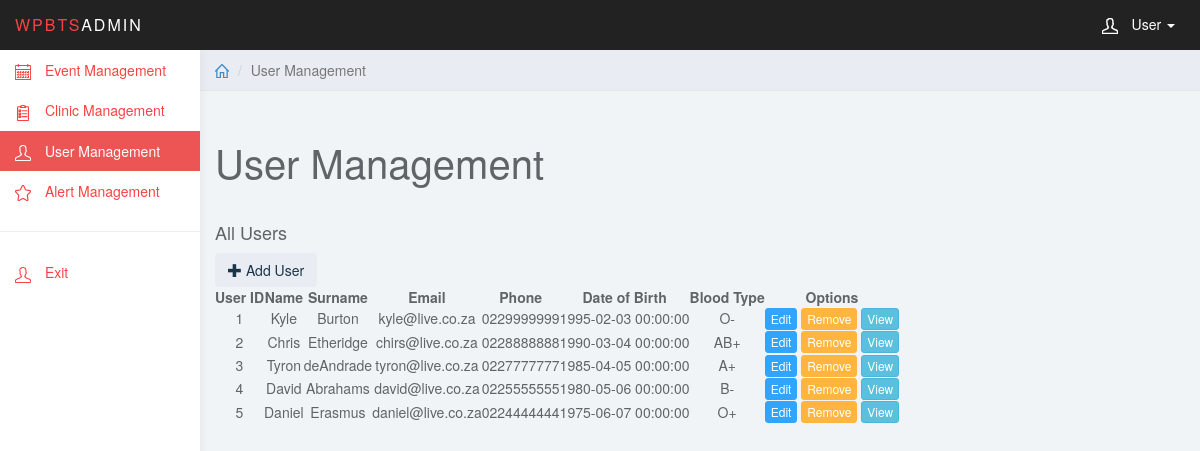
Screenshot of /users.php (signed in) with the database file from the repository.
### tables this page shows
create table TBL_USER(
	USER_ID int primary key,
	FIRST_NAME varchar(20),
	LAST_NAME varchar(30),
	NATIONAL_ID char(13),
	EMAIL varchar(50),
	PHONE varchar(10),
	BLOOD_TYPE varchar(3),
	ADDRESS_ID int,
	DATE_OF_BIRTH datetime,
	TITLE varchar(4),
	GENDER char(1),
	LANGUAGE_PREF varchar(20),
	PASSPORT_NUM varchar(20),
	PWD varchar(255),
	DEVICE_TOKEN varchar(255),
	
	foreign key (ADDRESS_ID) references TBL_ADDRESS(ADDRESS_ID)
)DEFAULT CHARSET=utf8 COLLATE=utf8_unicode_ci;

### web/users_functions.php (called while the page is built, shortened)
<?php
include_once("php/DBConn_Dave.php");
function getAllUsers()
{
    global $dbConn;
    $sql = "SELECT * FROM TBL_USER";
    $stmt = $dbConn->prepare($sql);
    if ($stmt->execute()) {
        $res = $stmt->fetchAll();
        return array(true, $res);
    } else {
        $res = array(false, "Error: " . print_r($stmt->errorInfo()));
    }
}
?>

### web/users.php (the view, shortened to what this page needs)
<?php
$_PARENT['users'] = time();
require_once("header.php");
require_once('php/DBConn_Dave.php');
include_once("users_functions.php");
?>
<div class="col-sm-9 col-sm-offset-3 col-lg-10 col-lg-offset-2 main">
    <div class="row">
        <ol class="breadcrumb">
            <li><a href="index.php">
                    <svg class="glyph stroked home">
                        <use xlink:href="#stroked-home"></use>
                    </svg>
                </a></li>
            <li class="active">User Management</li>
        </ol>
    </div>
    <br/>
    <div class="row">
        <div class="col-lg-12">
            <h1 class="page-header">User Management</h1>
        </div>
    </div>
    <div class="row">
        <div class="col-md-12">
            <h4>All Users</h4>
            <a href="users_createuser.php" class="btn btn-default btn-md">
                <span class="glyphicon glyphicon-plus" aria-hidden="true"></span> Add User
            </a>
        </div>
    </div>
    <div class="row">
        <div class="col-md-12">
            <?php
            $userData = getAllUsers();
                ?>
            <table data-toggle="table" data-search="true" data-pagination="true">
                <thead>
                <tr>
                    <th class="text-center">User ID</th>
                    <th class="text-center" data-sortable="true">Name</th>
                    <th class="text-center" data-sortable="true">Surname</th>
                    <th class="text-center">Email</th>
                    <th class="text-center">Phone</th>
                    <th class="text-center" data-sortable="true">Date of Birth</th>
                    <th class="text-center">Blood Type</th>
                    <th class="text-center">Options</th>
                </tr>
                </thead>
                <?php
                if ($userData[0] == true) {
                    foreach ($userData[1] as $value) {
                        ?>
                        <tr>
                            <td class="text-center"><?php echo $value['USER_ID'] ?></td>
                            <td class="text-center"><?php echo $value['FIRST_NAME'] ?></td>
                            <td class="text-center"><?php echo $value['LAST_NAME'] ?></td>
                            <td class="text-center"><?php echo $value['EMAIL'] ?></td>
                            <td class="text-center"><?php echo $value['PHONE'] ?></td>
                            <td class="text-center"><?php echo $value['DATE_OF_BIRTH'] ?></td>
                            <td class="text-center"><?php echo $value['BLOOD_TYPE'] ?></td>
                            <td class="text-center">
                                <a href="users_edituser.php?userID=<?php echo $value['USER_ID'] ?>" class="btn btn-xs btn-primary">Edit</a>
                                <a href="#;" data-id="<?php echo $value['USER_ID']; ?>" class="removeclinic btn btn-xs btn-warning"onclick="removeUser(event)">Remove</a>
                                <a href="#;" data-id="<?php echo $value['USER_ID']; ?>" class="viewclinic btn btn-xs btn-info" onclick="viewUser(event)">View</a>
                            </td>
                        </tr>
                        <?php
                    }
                }
                ?>
            </table>
        </div>
    </div>
</div>
</body>
</html>

### web/header.php (shortened to what this page needs)
<!DOCTYPE html>
<html>
<head>
<link href="css/bootstrap.min.css" rel="stylesheet">
<link href="css/datepicker3.css" rel="stylesheet">
<link href="css/styles.css" rel="stylesheet">
<link href="css/custom-table-styles.css" rel="stylesheet">
<link rel="stylesheet" href="//cdnjs.cloudflare.com/ajax/libs/bootstrap-table/1.11.0/bootstrap-table.min.css">
<link rel="stylesheet" href="//code.jquery.com/ui/1.12.1/themes/base/jquery-ui.css">
</head>
<body>
	<nav class="navbar navbar-inverse navbar-fixed-top" role="navigation">
		<div class="container-fluid">
			<div class="navbar-header">
				<a class="navbar-brand" href="index.php"><span>WPBTS</span>Admin</a>
				<ul class="user-menu">
					<li class="dropdown pull-right">
						<a href="#" class="dropdown-toggle" data-toggle="dropdown"><svg class="glyph stroked male-user"><use xlink:href="#stroked-male-user"></use></svg> User <span class="caret"></span></a>
					</li>
				</ul>
			</div>
		</div>
	</nav>
	<div id="sidebar-collapse" class="col-sm-3 col-lg-2 sidebar">
		<ul class="nav menu">
                        <li class="<?php if(isset($_PARENT['events'])){ echo "active"; } ?>"><a href="events.php"><svg class="glyph stroked calendar"><use xlink:href="#stroked-calendar"></use></svg> Event Management</a></li>
			<li class="<?php if(isset($_PARENT['clinics'])){ echo "active"; } ?>"><a href="clinics.php"><svg class="glyph stroked clipboard-with-paper"><use xlink:href="#stroked-clipboard-with-paper"></use></svg> Clinic Management</a></li>
			<li class="<?php if(isset($_PARENT['users'])){ echo "active"; } ?>"><a href="users.php"><svg class="glyph stroked male-user"><use xlink:href="#stroked-male-user"></use></svg> User Management</a></li>
			<li class="<?php if(isset($_PARENT['alerts'])){ echo "active"; } ?>"><a href="alerts.php"><svg class="glyph stroked star"><use xlink:href="#stroked-star"></use></svg> Alert Management</a></li>
			<li role="presentation" class="divider"></li>
                        <li><a href="php/form-handler-logout.php"><svg class="glyph stroked male-user"><use xlink:href="#stroked-male-user"></use></svg> Exit</a></li>
		</ul>
	</div>

### web/css/styles.css (style rules this page uses)
body { background: #f1f4f7; padding-top: 50px; color: #5f6468; }
.nav li a, a:hover, a:focus { color: #FA4242; }
a, a:hover, a:focus { color: #428bca; }
h1, h2, h3, h4, h5, h6 { color: #5f6468; }
h1 { font-weight: 300; font-size: 40px; }
h3, h4 { font-weight: 300; }
.navbar-header .navbar-brand { color: #fff; font-size: 16px; text-transform: uppercase; font-weight: 500; letter-spacing: 2px; }
.navbar-header .navbar-brand span { color: #FA4242; }
.btn-default, .btn-default:hover, .btn-default:focus, .btn-default:active, .btn-default.active, .open > .dropdown-toggle.btn-default, .btn-default.disabled, .btn-default[disabled], fieldset[disabled] .btn-default, .btn-default.disabled:hover, .btn-default[disabled]:hover, fieldset[disabled] .btn-default:hover, .btn-default.disabled:focus, .btn-default[disabled]:focus, fieldset[disabled] .btn-default:focus, .btn-default.disabled:active, .btn-default[disabled]:active, fieldset[disabled] .btn-default:active, .btn-default.disabled.active, .btn-default[disabled].active, fieldset[disabled] .btn-default.active { background-color: #e9ecf2; border-color: #e9ecf2; color: #1b3548; }
.btn-primary, .btn-primary:hover, .btn-primary:focus, .btn-primary:active, .btn-primary.active, .open > .dropdown-toggle.btn-primary, .btn-primary.disabled, .btn-primary[disabled], fieldset[disabled] .btn-primary, .btn-primary.disabled:hover, .btn-primary[disabled]:hover, fieldset[disabled] .btn-primary:hover, .btn-primary.disabled:focus, .btn-primary[disabled]:focus, fieldset[disabled] .btn-primary:focus, .btn-primary.disabled:active, .btn-primary[disabled]:active, fieldset[disabled] .btn-primary:active, .btn-primary.disabled.active, .btn-primary[disabled].active, fieldset[disabled] .btn-primary.active { background-color: #30a5ff; border-color: #30a5ff; }
.btn-warning, .btn-warning:hover, .btn-warning:focus, .btn-warning:active, .btn-warning.active, .open > .dropdown-toggle.btn-warning, .btn-warning.disabled, .btn-warning[disabled], fieldset[disabled] .btn-warning, .btn-warning.disabled:hover, .btn-warning[disabled]:hover, fieldset[disabled] .btn-warning:hover, .btn-warning.disabled:focus, .btn-warning[disabled]:focus, fieldset[disabled] .btn-warning:focus, .btn-warning.disabled:active, .btn-warning[disabled]:active, fieldset[disabled] .btn-warning:active, .btn-warning.disabled.active, .btn-warning[disabled].active, fieldset[disabled] .btn-warning.active { background-color: #ffb53e; border-color: #ffb53e; }
.navbar { border: 0; }
.user-menu { display: inline-block; margin-top: 14px; margin-right: 10px; float: right; list-style: none; padding: 0; }
.user-menu a { color: #fff; }
.sidebar { display: block; background-color: #fff; padding: 0; display: none; }
@media (min-width: 768px) { .sidebar { display: block; position: fixed; top: 50px; bottom: 0; left: 0; z-index: 1000; display: block; margin: 0; padding: 0; overflow-x: hidden; overflow-y: auto; background-color: #fff; box-shadow: 1px 0px 10px rgba(0, 0, 0, .05); } }
@media (min-width: 768px) { .navbar-header { width: 100%; } }
.sidebar ul.nav .active a, .sidebar ul.nav li.parent a.active, .sidebar ul.nav .active > a:hover, .sidebar ul.nav li.parent a.active:hover, .sidebar ul.nav .active > a:focus, .sidebar ul.nav li.parent a.active:focus { color: #fff; background-color: #ED5454; }
.sidebar ul.nav li.divider { border-bottom: 1px solid #eee; margin: 20px 0; }
.breadcrumb { border-radius: 0; padding: 10px 15px; background: #e9ecf2; box-shadow: 0 1px 1px rgba(0, 0, 0, .05); margin: 0 ; }
h1.page-header { margin-top: 30px; border-bottom: 0; }
.sidebar .glyph, .user-menu .glyph { height: 16px; width: 16px; margin: 0 10px 0 0; stroke-width: 3px; }
.user-menu .glyph { stroke-width: 4px; }
.breadcrumb .glyph { height: 14px; width: 14px; margin: -2px 0 0 0; stroke-width: 4px; }

### rows the page displays
tbl_user: USER_ID "1", FIRST_NAME "Kyle", LAST_NAME "Burton", EMAIL "kyle@live.co.za", PHONE "0229999999", DATE_OF_BIRTH "1995-02-03 00:00:00", BLOOD_TYPE "O-"
tbl_user: USER_ID "2", FIRST_NAME "Chris", LAST_NAME "Etheridge", EMAIL "chirs@live.co.za", PHONE "0228888888", DATE_OF_BIRTH "1990-03-04 00:00:00", BLOOD_TYPE "AB+"
tbl_user: USER_ID "3", FIRST_NAME "Tyron", LAST_NAME "deAndrade", EMAIL "tyron@live.co.za", PHONE "0227777777", DATE_OF_BIRTH "1985-04-05 00:00:00", BLOOD_TYPE "A+"
tbl_user: USER_ID "4", FIRST_NAME "David", LAST_NAME "Abrahams", EMAIL "david@live.co.za", PHONE "0225555555", DATE_OF_BIRTH "1980-05-06 00:00:00", BLOOD_TYPE "B-"
tbl_user: USER_ID "5", FIRST_NAME "Daniel", LAST_NAME "Erasmus", EMAIL "daniel@live.co.za", PHONE "0224444444", DATE_OF_BIRTH "1975-06-07 00:00:00", BLOOD_TYPE "O+"
